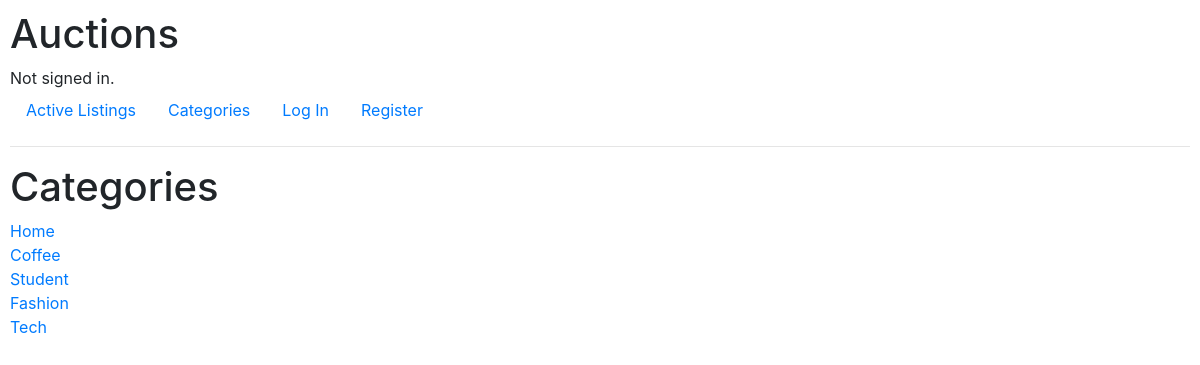
The page /categories on the database its author committed.
### auctions/models.py (models this page shows)
class Category(models.Model):
    title = models.CharField(max_length=64)
    def __str__(self):
        return f"{self.title}"

### auctions/views.py (the view)
# urls.py: path("categories", views.categories, name="categories"),
def categories(request):
    all_categories = Category.objects.all()
    return render(request, "auctions/categories.html", {
        "list_categories": all_categories
    })

### auctions/templates/auctions/categories.html
{% extends "auctions/layout.html" %}
{% block body %}
  <h1>Categories</h1>
  {% for category in list_categories %}
  <div>
    <a href="{% url 'view_category' category.id %}">{{ category }}</a>
  </div>
{% endfor %}
{% endblock %}

### auctions/static/auctions/styles.css (style rules this page uses)
body { padding: 10px; }

### rows shown on the page
Category: title "Home"
Category: title "Coffee"
Category: title "Student"
Category: title "Fashion"
Category: title "Tech"
